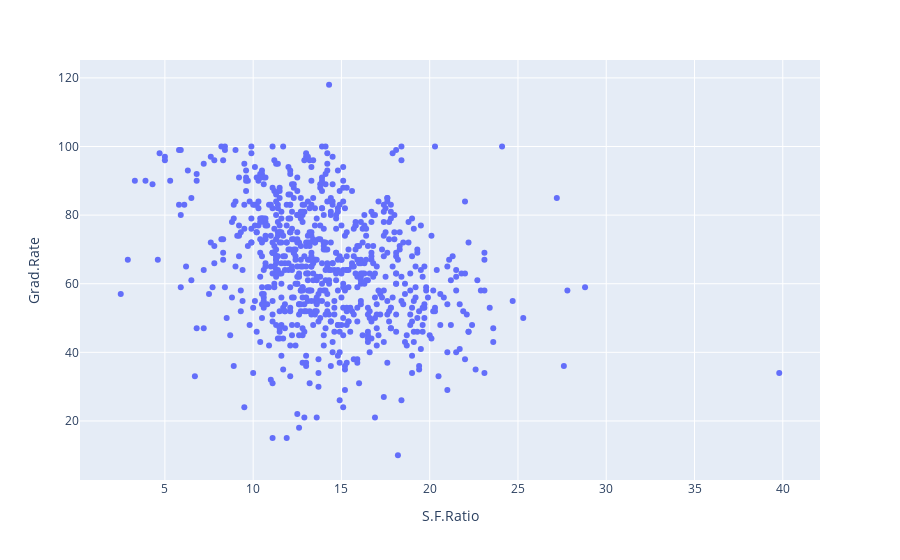

Notebook code cell kept with this figure:
### Markdown cell above
#### studen/faculty ratio vs. Graduation rate:

### Code cell
college[["S.F.Ratio", "Grad.Rate"]].reset_index()

fig = px.scatter(college, x="S.F.Ratio", y="Grad.Rate")
fig.show()

### Figure 1 — Plotly figure (JSON) as saved in the notebook; plotly's stock layout.template omitted (floating-point values rounded to 4 significant figures; data arrays with more than 128 entries replaced by an {"elided": "..."} marker saying what was removed)
{"data": [{"hovertemplate": "S.F.Ratio=%{x}<br>Grad.Rate=%{y}<extra></extra>", "legendgroup": "", "marker": {"color": "#636efa", "symbol": "circle"}, "mode": "markers", "name": "", "orientation": "v", "showlegend": false, "type": "scatter", "x": {"elided": "777 float values"}, "xaxis": "x", "y": {"elided": "777 int values"}, "yaxis": "y"}], "layout": {"legend": {"tracegroupgap": 0}, "margin": {"t": 60}, "xaxis": {"anchor": "y", "domain": [0, 1], "title": {"text": "S.F.Ratio"}}, "yaxis": {"anchor": "x", "domain": [0, 1], "title": {"text": "Grad.Rate"}}}}
